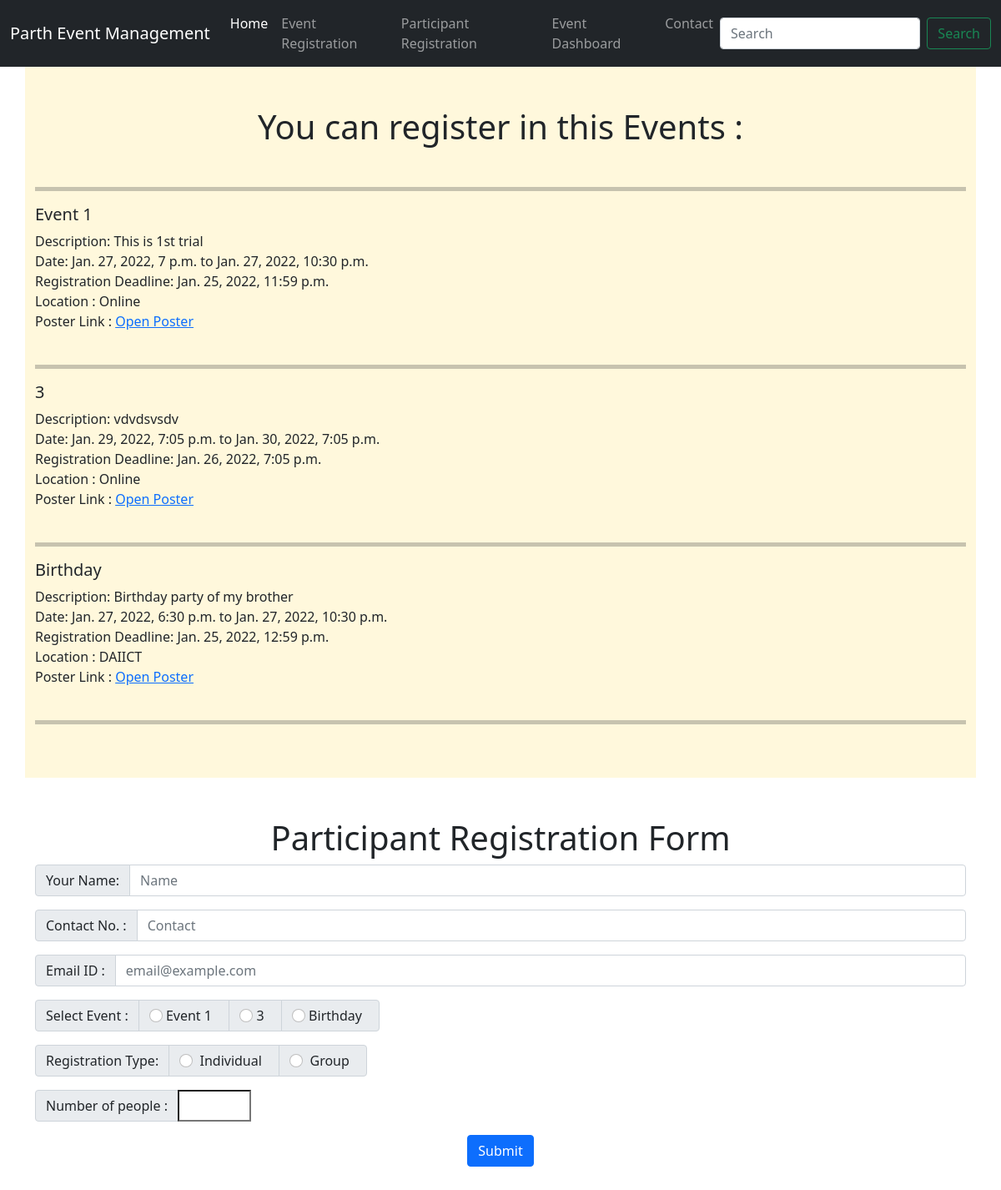
The page /participantReg on the database as committed earlier.
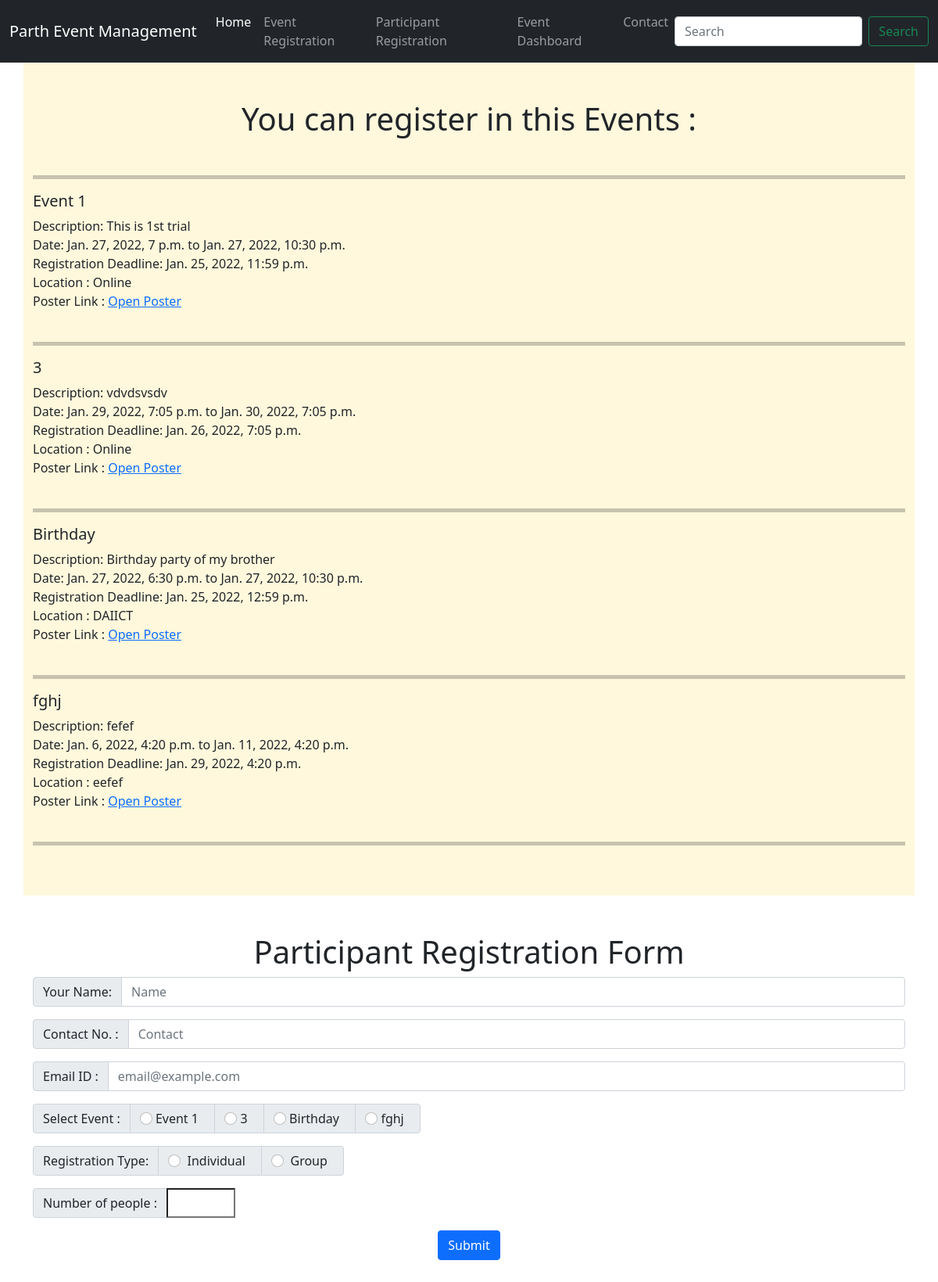
The same page on the database as committed later.
### Event_App/models.py (models this page shows, shortened)
class EventReg(models.Model):
    event_name = models.CharField(max_length=30)
    description = models.TextField()
    location= models.CharField(max_length=30)
    poster_link = models.URLField(default='NULL')
    date_from= models.DateTimeField()
    date_to= models.DateTimeField()
    registration_deadline = models.DateTimeField()
    host_email= models.CharField(max_length=20)
    host_password= models.CharField(max_length=20)

### Event_App/views.py (the view, shortened to what this page needs)
# urls.py: path('participantReg', views.participantReg , name='participantReg'),
def participantReg(request):
    if request.method == 'GET':
        date_time = datetime.datetime.now()
        info = {
            'date_time' : date_time,
            'event_info' : EventReg.objects.all()
        }
        return render(request, 'participantReg.html', info)

### templates/participantReg.html (shortened to what this page needs)
{% extends 'base.html' %}
{% block body %}
<div class="container py-5" style="background-color:Cornsilk;">
    <h1 class="text-center">You can register in this Events : </h1>
    {% for event in event_info %}
    {% if date_time.date < event.registration_deadline.date %} <br>
        <hr style="height:5px">
        <h5 class='event_info' >
            {{ event.event_name }}
        </h5>
        <div class='event_info' >
            Description: {{ event.description }}
        </div>
        <div class='event_info' >Date: {{ event.date_from }} to {{ event.date_to }}</div>
        <div class='event_info' >Registration Deadline: {{ event.registration_deadline }}</div>
        <div class='event_info' >Location : {{ event.location }}</div>
        <div class='event_info'  type="url">Poster Link : <a href={{event.poster_link}}> Open Poster </a></div>
            {% endif %}
            {% endfor %}
            <br>
            <hr style="height:5px">
    </div>
<div class="container py-5">
    <h1 class="text-center">Participant Registration Form</h1>
    <form method="post" action="/participantReg">
        <div class="input-group mb-3">
            <span class="input-group-text" id="basic-addon1">Your Name:</span>
            <input name="participant_name" id="participant_name" type="text" class="form-control" placeholder="Name"
                required>
        </div>
        <div class="input-group mb-3">
            <span class="input-group-text" id="basic-addon1">Contact No. :</span>
            <input name="participant_contact" id="participant_contact" type="text" class="form-control"
                placeholder="Contact" pattern="[1-9]{1}[0-9]{9}" required>
        </div>
        <div class="input-group mb-3">
            <span class="input-group-text" id="basic-addon1">Email ID : </span>
            <input name="participant_email" id="participant_email" type="email" class="form-control"
                placeholder="email@example.com" required>
            </div>
        <div class="input-group mb-3">
            <span class="input-group-text" id="basic-addon1">Select Event :</span>
                {% for event in event_info %}
                {% if date_time.date < event.registration_deadline.date %} <div class="input-group-text">
                    <input class="form-check-input mt-0" type="radio" id="{{ event.event_name }}" name="select_event"
                        value="{{event.id}}" required>
                    <label>&nbsp{{ event.event_name }} &nbsp</label>
                    </div>
                        {% endif %}
                        {% endfor %}
        </div>
        <div class="input-group mb-3">
            <span class="input-group-text" id="basic-addon1">Registration Type:</span>
            <div class="input-group-text">
                <input class="form-check-input mt-0" type="radio" name="registration_type" id="individual" value="individual"
                    onchange="group_or_not(value)" required>
                <label>&nbsp Individual &nbsp</label>
            </div>
            <div class="input-group-text">
                <input class="form-check-input mt-0" type="radio" name="registration_type" id="group" value="group"
                onchange="group_or_not(value)" required>
                <label>&nbsp Group &nbsp</label>
            </div>
        </div>
        <div class="input-group mb-3" id="gr">
            <span class="input-group-text" id="basic-addon1" for="num_of_people">Number of people :</span>
            <input type="number" min="1" max="20" id="num_of_people" name="num_of_people">
        </div>
        <center><button  class="btn btn-primary mb-5" type="submit">Submit</button></center>
    </form>
</div>
{% endblock body %}

Rows that differ between the two databases and show on the page:
added EventReg: event_name "fghj", description "fefef", date_from "Jan. 6, 2022, 4:20 p.m.", date_to "Jan. 11, 2022, 4:20 p.m.", registration_deadline "Jan. 29, 2022, 4:20 p.m.", location "eefef"
